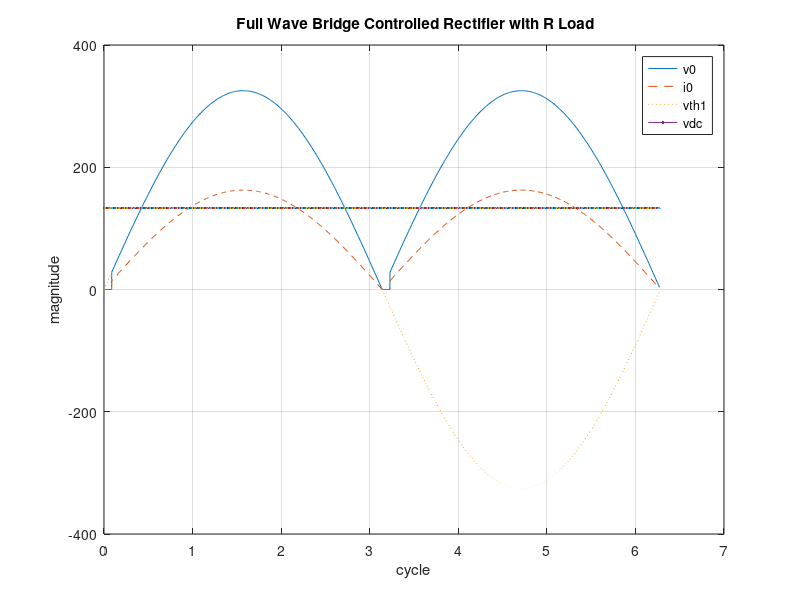

MATLAB code for this plot:
%  Full Wave Bridge Controlled Rectifier with R Load
clc;clear all;close all;
em=230*sqrt (2);
alphal=input('enter the delay angle at which thyristor is trigger degree=');
alpha=alphal*pi/180; td=pi/256;
r=2;
t0=[0:td:alpha];
t1=[alpha:td:pi]; 
t2=[pi:td:pi+alpha];
t3=[pi+alpha:td: 2*pi];
t=[t0 t1 t2 t3];
vdc=(em/pi)*(1+cos(alphal));
v0=[0*sin(t0) em*sin(t1) 0*sin(t2) -em*sin(t3)];
i0=[0*sin(t0) em*sin(t1)/r 0*sin(t2) -em*sin(t3)/r];
vth1=[em*sin(t0) 0*em*sin(t1) em*sin(t2) em*sin(t3)];
plot(t,v0,'-',t,i0,'--',t,vth1,':',t, vdc);
xlabel('cycle');
ylabel('magnitude');title(' Full Wave Bridge Controlled Rectifier with R Load');
grid;
legend('v0','i0','vth1','vdc');

%{
result
enter the delay angle at which thyristor is trigger degree=30

%}